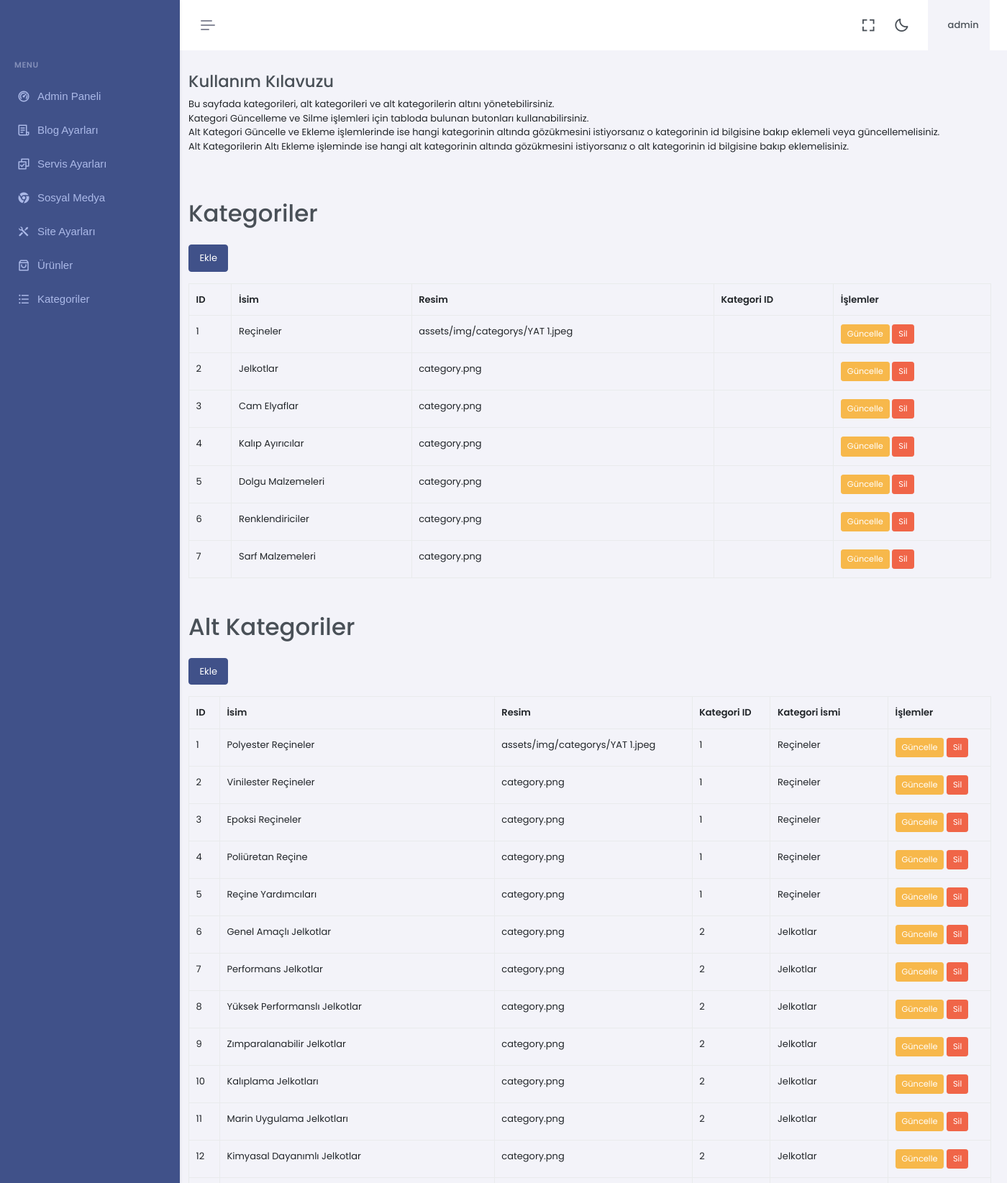
The app's page /dashboard/categorys.php (signed in, upper part) with its own data.
### tables this page shows
CREATE TABLE `kategoriler` (
    `id` INT AUTO_INCREMENT PRIMARY KEY,
    `isim` VARCHAR(255) NOT NULL,
    `resim` VARCHAR(255) NOT NULL,
    `kategori_id` INT,
    FOREIGN KEY (`kategori_id`) REFERENCES `kategoriler`(`id`) ON DELETE CASCADE
);

CREATE TABLE `alt_kategoriler` (
    `id` INT AUTO_INCREMENT PRIMARY KEY,
    `isim` VARCHAR(255) NOT NULL,
    `resim` VARCHAR(255) NOT NULL,
    `kategori_id` INT,
    FOREIGN KEY (`kategori_id`) REFERENCES `kategoriler`(`id`) ON DELETE CASCADE
);

### dashboard/categorys.php (the view, shortened to what this page needs)
<?php
include 'header.php';
include 'sidebar.php';
include '../z_db.php';
$sql_kategoriler = "SELECT * FROM kategoriler";
$result_kategoriler = $con->query($sql_kategoriler);
$sql_alt_kategoriler = "SELECT ak.*, k.isim AS kategori_isim FROM alt_kategoriler ak JOIN kategoriler k ON ak.kategori_id = k.id";
$result_alt_kategoriler = $con->query($sql_alt_kategoriler);
?>
<div id="container-categorys-heading" class="container">
    <div class="row">
        <div class="col-12">
            <h3 class="center">
                Kullanım Kılavuzu
            </h3>
            <p>
                Bu sayfada kategorileri, alt kategorileri ve alt kategorilerin altını yönetebilirsiniz.<br>
                Kategori Güncelleme ve Silme işlemleri için tabloda bulunan butonları kullanabilirsiniz.<br>
                Alt Kategori Güncelle ve Ekleme işlemlerinde ise hangi kategorinin altında gözükmesini istiyorsanız o kategorinin id bilgisine bakıp eklemeli veya güncellemelisiniz.<br>
                Alt Kategorilerin Altı Ekleme işleminde ise hangi alt kategorinin altında gözükmesini istiyorsanız o alt kategorinin id bilgisine bakıp eklemelisiniz.
        </div>
    </div>
</div>
<div id="container-categorys" class="container mt-5">
    <h1 class="mb-4">Kategoriler</h1>
    <a href="add_form.php?table=kategoriler" class="btn btn-primary mb-3">Ekle</a>
    <table class="table table-bordered">
        <thead>
            <tr>
                <th>ID</th>
                <th>İsim</th>
                <th>Resim</th>
                <th>Kategori ID</th>
                <th>İşlemler</th>
            </tr>
        </thead>
        <tbody>
            <?php while($row = $result_kategoriler->fetch_assoc()): ?>
            <tr>
                <td><?= $row['id']; ?></td>
                <td><?= $row['isim']; ?></td>
                <td><?= $row['resim']; ?></td>
                <td><?= $row['kategori_id']; ?></td>
                <td>
                    <a href="update_form.php?table=kategoriler&id=<?= $row['id']; ?>" class="btn btn-warning btn-sm">Güncelle</a>
                    <a href="categorys.php?action=delete&table=kategoriler&id=<?= $row['id']; ?>" class="btn btn-danger btn-sm" onclick="return confirm('Silmek istediğinize emin misiniz?');">Sil</a>
                </td>
            </tr>
            <?php endwhile; ?>
        </tbody>
    </table>
    <h1 class="mt-5 mb-4">Alt Kategoriler</h1>
    <a href="add_form.php?table=alt_kategoriler" class="btn btn-primary mb-3">Ekle</a>
    <table class="table table-bordered">
        <thead>
            <tr>
                <th>ID</th>
                <th>İsim</th>
                <th>Resim</th>
                <th>Kategori ID</th>
                <th>Kategori İsmi</th>
                <th>İşlemler</th>
            </tr>
        </thead>
        <tbody>
            <?php while($row = $result_alt_kategoriler->fetch_assoc()): ?>
            <tr>
                <td><?= $row['id']; ?></td>
                <td><?= $row['isim']; ?></td>
                <td><?= $row['resim']; ?></td>
                <td><?= $row['kategori_id']; ?></td>
                <td><?= $row['kategori_isim']; ?></td>
                <td>
                    <a href="update_form.php?table=alt_kategoriler&id=<?= $row['id']; ?>" class="btn btn-warning btn-sm">Güncelle</a>
                    <a href="categorys.php?action=delete&table=alt_kategoriler&id=<?= $row['id']; ?>" class="btn btn-danger btn-sm" onclick="return confirm('Silmek istediğinize emin misiniz?');">Sil</a>
                </td>
            </tr>
            <?php endwhile; ?>
        </tbody>
    </table>
</div>
<?php include 'footer.php';  ?>

### records on screen
kategoriler: id "1", isim "Reçineler", resim "assets/img/categorys/YAT 1.jpeg"
kategoriler: id "2", isim "Jelkotlar", resim "category.png"
kategoriler: id "3", isim "Cam Elyaflar", resim "category.png"
kategoriler: id "4", isim "Kalıp Ayırıcılar", resim "category.png"
kategoriler: id "5", isim "Dolgu Malzemeleri", resim "category.png"
kategoriler: id "6", isim "Renklendiriciler", resim "category.png"
kategoriler: id "7", isim "Sarf Malzemeleri", resim "category.png"
alt_kategoriler: id "1", isim "Polyester Reçineler", resim "assets/img/categorys/YAT 1.jpeg", kategori "1", kategori.isim "Reçineler"
alt_kategoriler: id "2", isim "Vinilester Reçineler", resim "category.png", kategori "1", kategori.isim "Reçineler"
alt_kategoriler: id "3", isim "Epoksi Reçineler", resim "category.png", kategori "1", kategori.isim "Reçineler"
alt_kategoriler: id "4", isim "Poliüretan Reçine", resim "category.png", kategori "1", kategori.isim "Reçineler"
alt_kategoriler: id "5", isim "Reçine Yardımcıları", resim "category.png", kategori "1", kategori.isim "Reçineler"
alt_kategoriler: id "6", isim "Genel Amaçlı Jelkotlar", resim "category.png", kategori "2", kategori.isim "Jelkotlar"
alt_kategoriler: id "7", isim "Performans Jelkotlar", resim "category.png", kategori "2", kategori.isim "Jelkotlar"
alt_kategoriler: id "8", isim "Yüksek Performanslı Jelkotlar", resim "category.png", kategori "2", kategori.isim "Jelkotlar"
alt_kategoriler: id "9", isim "Zımparalanabilir Jelkotlar", resim "category.png", kategori "2", kategori.isim "Jelkotlar"
alt_kategoriler: id "10", isim "Kalıplama Jelkotları", resim "category.png", kategori "2", kategori.isim "Jelkotlar"
alt_kategoriler: id "11", isim "Marin Uygulama Jelkotları", resim "category.png", kategori "2", kategori.isim "Jelkotlar"
alt_kategoriler: id "12", isim "Kimyasal Dayanımlı Jelkotlar", resim "category.png", kategori "2", kategori.isim "Jelkotlar"

### other values on screen
$username "admin"
